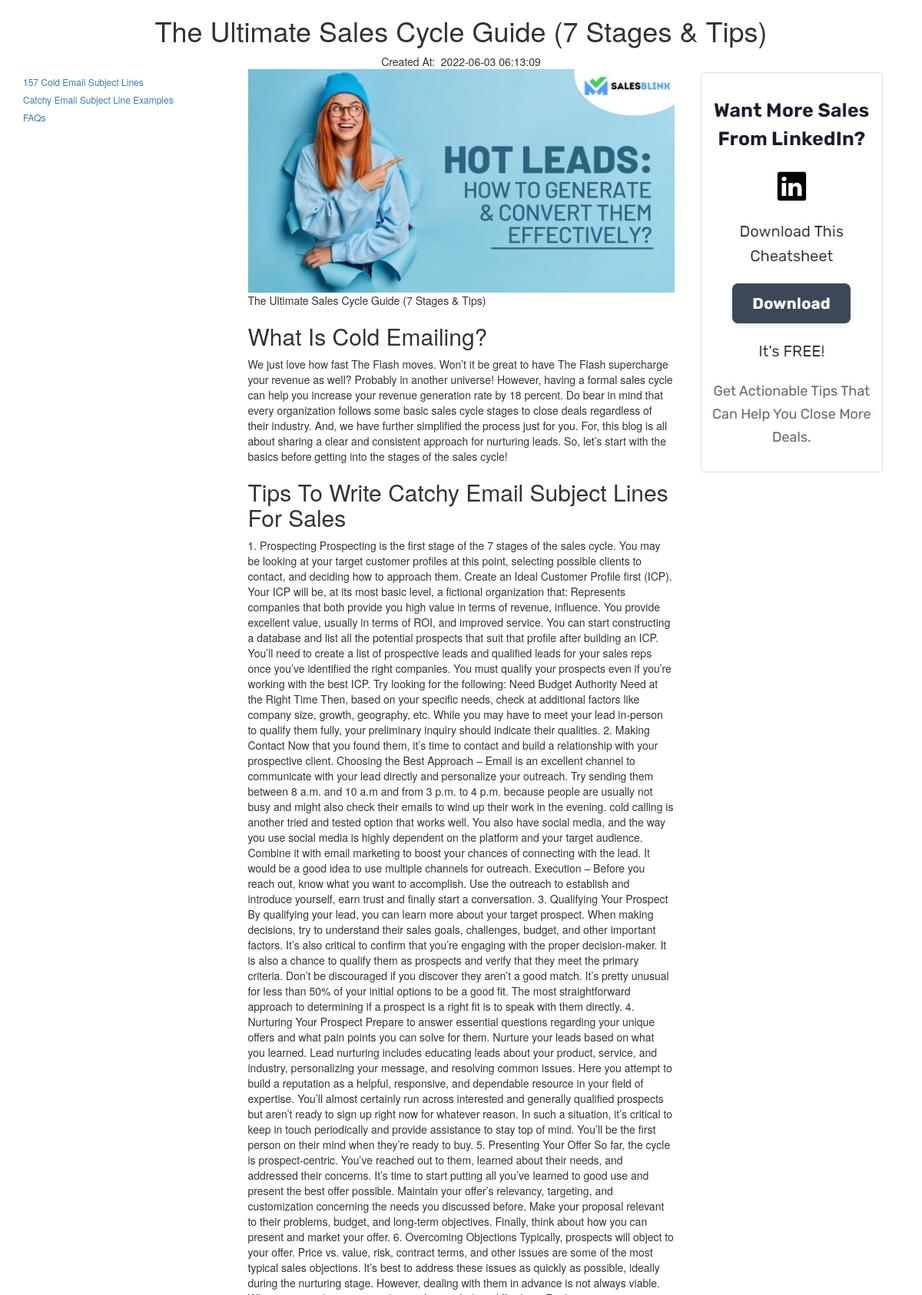
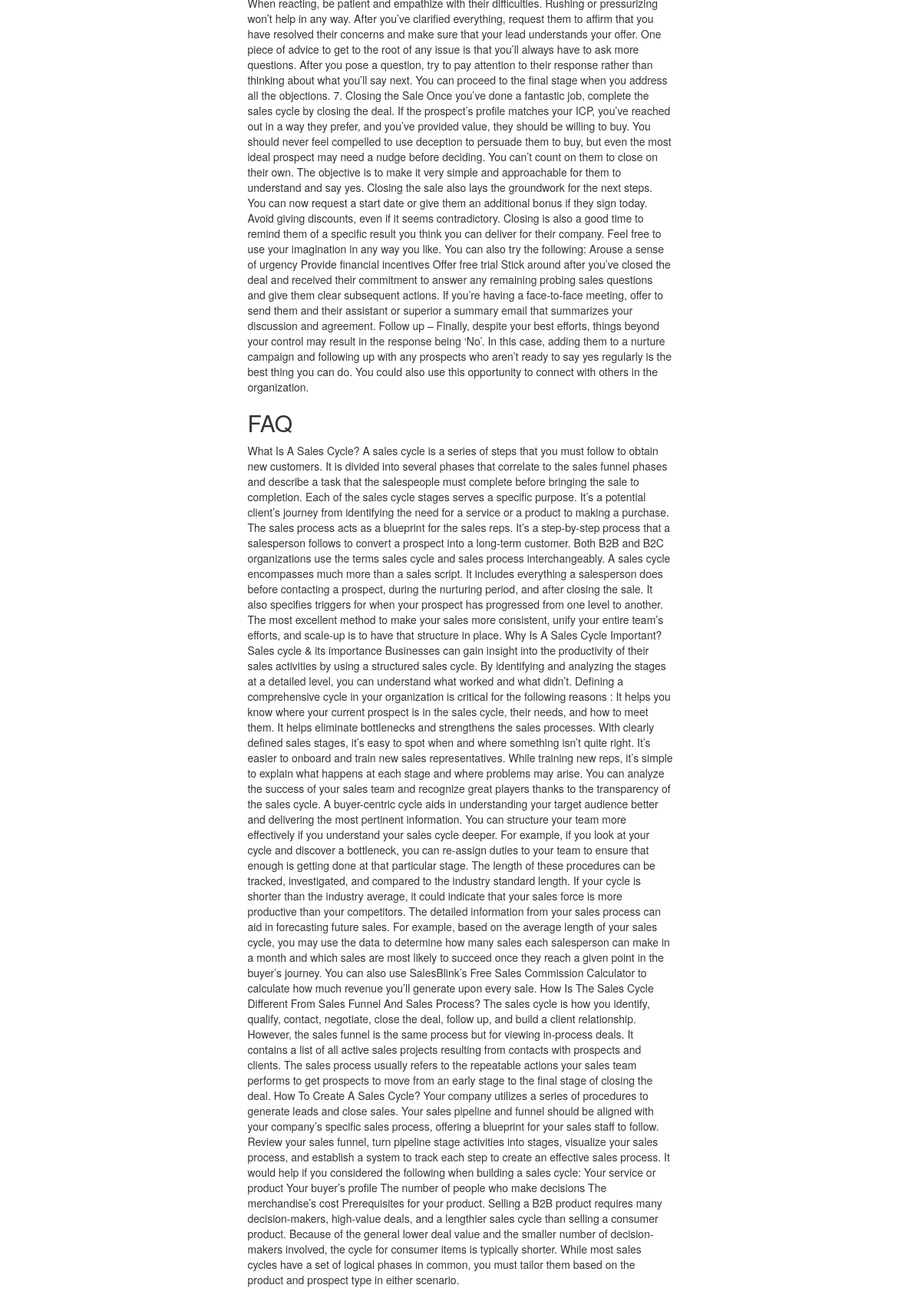
The page /proj1/bl.php?id=2 on the database its author committed (2 pictures, top to bottom).
### tables this page shows
CREATE TABLE `dataa` (
  `id` int(50) NOT NULL,
  `image` varchar(50) NOT NULL,
  `title` varchar(255) NOT NULL,
  `WhatIsColdEmailing` text NOT NULL,
  `TipsToWriteCatchyEmailSubjectLinesForSales` text NOT NULL,
  `FAQs` text NOT NULL,
  `created_at` timestamp NOT NULL DEFAULT current_timestamp() ON UPDATE current_timestamp()
);

### proj1/bl.php (the view, shortened to what this page needs)
<?php
include 'db.php';
$idi=$_GET['id'];
?>
<!DOCTYPE html>
<html lang="en">
<head>
<link rel="stylesheet" href="https://maxcdn.bootstrapcdn.com/bootstrap/3.4.1/css/bootstrap.min.css">
</head>
<body>
<?php
        $rw=mysqli_query($con,"SELECT * FROM dataa WHERE id='$idi'");
            while($row=mysqli_fetch_assoc($rw)){?>
    <div class="container">
        <div class="row">
         <center>   <h1><?php echo $row['title']?></h1></center>
         <center>Created At:&nbsp;&nbsp;<?php echo $row['created_at'];?></center>
         <div class="sticky">
        <div class="col-md-3">
      <a href="#ass"><h6> 157 Cold Email Subject Lines</h6></a>
      <a href="#asu">  <h6>Catchy Email Subject Line Examples</h6></a>
      <a href="#asf"> <h6>  FAQs</h6></a>
        </div>
            </div>
        <div class="col-md-6">
           <img src="<?php echo $row['image']?>" class="img-fluid" height="50%" width="100%"/>
<?php echo $row['title'];?>
<h2 id="ass">What Is Cold Emailing?	</h2>
<p><?php echo $row['WhatIsColdEmailing']?></p>
<h2 id="asu">Tips To Write Catchy Email Subject Lines For Sales	</h2>
<p><?php echo $row['TipsToWriteCatchyEmailSubjectLinesForSales']?></p>
<h2 id="asf">FAQ</h2>
<p><?php echo $row['FAQs']?></p>
            <?php } ?>
        </div>
        <div class="sticky">
        <div class="col-md-3">
      <img src="work/ab.jpg"/>
            </div>
        </div>
    </div>
</div>
</body>
</html>

### proj1/bl.php (style rules this page uses)
div .sticky { position: -webkit-sticky; position: sticky; top: 0; }

### rows shown on the page
dataa: title "The Ultimate Sales Cycle Guide (7 Stages & Tips)", created_at "2022-06-03 06:13:09", image (picture), WhatIsColdEmailing "We just love how fast The Flash moves. Won’t it be great to have The Flash supercharge your revenue as well? Probably in another universe! However, having a formal sales cycle can help you increase your revenue generation rate by 18 percent. Do bear in mind that every organization follows some basic sales cycle stages to close deals regardless of their industry. And, we have further simplified the process just for you. For, this blog is all about sharing a clear and consistent approach for nurturing leads. So, let’s start with the basics before getting into the stages of the sales cycle!", TipsToWriteCatchyEmailSubjectLinesForSales "1. Prospecting Prospecting is the first stage of the 7 stages of the sales cycle. You may be looking at your target customer profiles at this point, selecting possible clients to contact, and deciding how to approach them. Create an Ideal Customer Profile first (ICP). Your ICP will be, at its most basic level, a fictional organization that: Represents companies that both provide you high value in terms of revenue, influence. You provide excellent value, usually in terms of ROI, and improved service. You can start constructing a database and list all the potential prospects that suit that profile after building an ICP. You’ll need to create a list of prospective leads and qualified leads for…", FAQs "What Is A Sales Cycle? A sales cycle is a series of steps that you must follow to obtain new customers. It is divided into several phases that correlate to the sales funnel phases and describe a task that the salespeople must complete before bringing the sale to completion. Each of the sales cycle stages serves a specific purpose. It’s a potential client’s journey from identifying the need for a service or a product to making a purchase. The sales process acts as a blueprint for the sales reps. It’s a step-by-step process that a salesperson follows to convert a prospect into a long-term customer. Both B2B and B2C organizations use the terms sales cycle and sales process interchangeably. A…"
